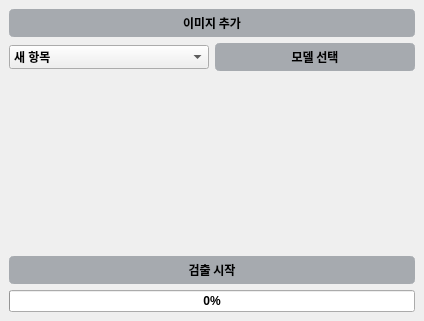
<?xml version="1.0" encoding="UTF-8"?>
<ui version="4.0">
 <class>YoloDetectImageWindow</class>
 <widget class="QMainWindow" name="YoloDetectImageWindow">
  <property name="geometry">
   <rect>
    <x>0</x>
    <y>0</y>
    <width>424</width>
    <height>321</height>
   </rect>
  </property>
  <property name="font">
   <font>
    <weight>75</weight>
    <bold>true</bold>
   </font>
  </property>
  <property name="windowTitle">
   <string>MainWindow</string>
  </property>
  <widget class="QWidget" name="centralwidget">
   <layout class="QGridLayout" name="gridLayout_2">
    <item row="0" column="0">
     <layout class="QGridLayout" name="gridLayout">
      <item row="0" column="0" colspan="2">
       <widget class="QPushButton" name="image_upload_button">
        <property name="font">
         <font>
          <family>맑은 고딕</family>
          <weight>75</weight>
          <bold>true</bold>
         </font>
        </property>
        <property name="styleSheet">
         <string notr="true">QPushButton:hover {
    color: #fff;
}
QPushButton {
    border: 4px solid#a6aaaf;
	border-radius: 5px;
	padding: 1px 5px;
	background-color: #a6aaaf;
}</string>
        </property>
        <property name="text">
         <string>이미지 추가</string>
        </property>
       </widget>
      </item>
      <item row="1" column="0">
       <widget class="QComboBox" name="model_combobox">
        <property name="minimumSize">
         <size>
          <width>0</width>
          <height>24</height>
         </size>
        </property>
        <property name="maximumSize">
         <size>
          <width>16777215</width>
          <height>24</height>
         </size>
        </property>
        <property name="styleSheet">
         <string notr="true"/>
        </property>
        <item>
         <property name="text">
          <string>새 항목</string>
         </property>
        </item>
        <item>
         <property name="text">
          <string>새 항목</string>
         </property>
        </item>
        <item>
         <property name="text">
          <string>새 항목</string>
         </property>
        </item>
        <item>
         <property name="text">
          <string>새 항목</string>
         </property>
        </item>
        <item>
         <property name="text">
          <string>새 항목</string>
         </property>
        </item>
       </widget>
      </item>
      <item row="1" column="1">
       <widget class="QPushButton" name="model_select_button">
        <property name="font">
         <font>
          <family>맑은 고딕</family>
          <weight>75</weight>
          <bold>true</bold>
         </font>
        </property>
        <property name="styleSheet">
         <string notr="true">QPushButton:hover {
    color: #fff;
}
QPushButton {
    border: 4px solid#a6aaaf;
	border-radius: 5px;
	padding: 1px 5px;
	background-color: #a6aaaf;
}</string>
        </property>
        <property name="text">
         <string>모델 선택</string>
        </property>
       </widget>
      </item>
     </layout>
    </item>
    <item row="1" column="0">
     <spacer name="verticalSpacer">
      <property name="orientation">
       <enum>Qt::Vertical</enum>
      </property>
      <property name="sizeHint" stdset="0">
       <size>
        <width>20</width>
        <height>70</height>
       </size>
      </property>
     </spacer>
    </item>
    <item row="2" column="0">
     <widget class="QPushButton" name="yolo_detect_start_button">
      <property name="font">
       <font>
        <family>맑은 고딕</family>
        <weight>75</weight>
        <bold>true</bold>
       </font>
      </property>
      <property name="styleSheet">
       <string notr="true">QPushButton:hover {
    color: #fff;
}
QPushButton {
    border: 4px solid#a6aaaf;
	border-radius: 5px;
	padding: 1px 5px;
	background-color: #a6aaaf;
}</string>
      </property>
      <property name="text">
       <string>검출 시작</string>
      </property>
     </widget>
    </item>
    <item row="3" column="0">
     <widget class="QProgressBar" name="progressBar">
      <property name="value">
       <number>0</number>
      </property>
     </widget>
    </item>
   </layout>
  </widget>
 </widget>
 <resources/>
 <connections/>
</ui>
